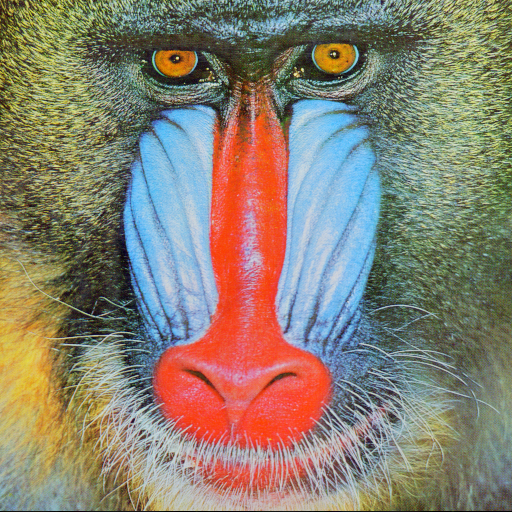
%> input picture Final-DCT/matlab/images/baboon.tiff, 512 x 512 px
$ octave quantization_study.m   (GNU Octave 9; MATLAB toolbox functions it lacks are replaced by stand-ins)
%> lines starting %> are read from the running program, lines starting %| are printed output that depends on the picture
% quantization_study.m - JPEG Q-table / quality factor PSNR study

%% --- Setup ---
img_path = fullfile(fileparts(mfilename('fullpath')), 'images', 'baboon.tiff');
raw = imread(img_path);
%> raw is the input picture: size 512x512x3 uint8; mean R, G, B 137.4, 128.9, 113.1
if size(raw, 3) == 3
    img_gray = double(rgb2gray(raw));
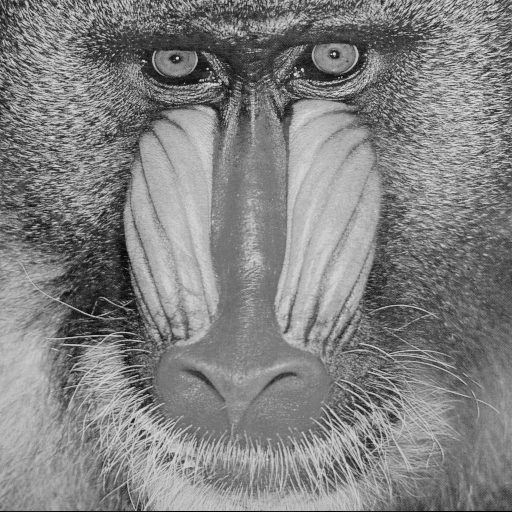
%> img_gray: size 512x512 double; min 0, max 231, mean 129.6
else
    img_gray = double(raw);
end

% Orthonormal DCT-II cosine matrix
N = 8;
C = zeros(N, N);
for k = 0:N-1
    for n = 0:N-1
        if k == 0, alpha = sqrt(1/N); else, alpha = sqrt(2/N); end
        C(k+1, n+1) = alpha * cos(pi*(2*n+1)*k / (2*N));
    end
end

%% --- Task 8: Standard JPEG luminance Q-table + quality-factor scaling ---
Q_base = [
    16  11  10  16  24  40  51  61;
    12  12  14  19  26  58  60  55;
    14  13  16  24  40  57  69  56;
    14  17  22  29  51  87  80  62;
    18  22  37  56  68 109 103  77;
    24  35  55  64  81 104 113  92;
    49  64  78  87 103 121 120 101;
    72  92  95  98 112 100 103  99
];

function Q = qtable(Q_base, qf)
    % JPEG spec quality-factor scaling
    if qf <= 0,   qf = 1;   end
    if qf > 100,  qf = 100; end
    if qf < 50
        scale = 5000 / qf;
    else
        scale = 200 - 2*qf;
    end
    Q = floor((Q_base * scale + 50) / 100);
    Q = max(min(Q, 255), 1);
end

fprintf('Q-table at QF=50 (standard):\n');
disp(qtable(Q_base, 50));

%% --- Task 9: PSNR vs quality factor QF = 10:10:100 ---
[rows, cols] = size(img_gray);
%> rows = 512; cols = 512
qf_values = 10:10:100;
psnr_vals = zeros(size(qf_values));

for qi = 1:length(qf_values)
    qf = qf_values(qi);
    Q  = qtable(Q_base, qf);
    recon = zeros(rows, cols);

    for br = 1:8:rows-7
        for bc = 1:8:cols-7
            blk      = img_gray(br:br+7, bc:bc+7);
            dct_blk  = C * blk * C';
            quant    = round(dct_blk ./ Q);
            dequant  = quant .* Q;
            recon_blk = C' * dequant * C;
            recon(br:br+7, bc:bc+7) = recon_blk;
        end
    end

    recon = max(min(recon, 255), 0);
    mse   = mean((img_gray(:) - recon(:)).^2);
    if mse == 0
        psnr_vals(qi) = Inf;
    else
        psnr_vals(qi) = 10*log10(255^2 / mse);
    end
    fprintf('QF = %3d -> PSNR = %.2f dB\n', qf, psnr_vals(qi));
end
%> this loop made 10 passes
%> mse on passes 1 to 10: 295.5, 193.4, 147.7, 118.8, 97.7, 79.05, 58.22, 35.69, 12.61, 0.0835
%| QF =  10 -> PSNR = 23.42 dB
%| QF =  20 -> PSNR = 25.27 dB
%| QF =  30 -> PSNR = 26.44 dB
%| QF =  40 -> PSNR = 27.38 dB
%| QF =  50 -> PSNR = 28.23 dB
%| QF =  60 -> PSNR = 29.15 dB
%| QF =  70 -> PSNR = 30.48 dB
%| QF =  80 -> PSNR = 32.60 dB
%> (further printed lines are left out)
%> pass 1, `recon = max(min(recon, 255), 0);`:
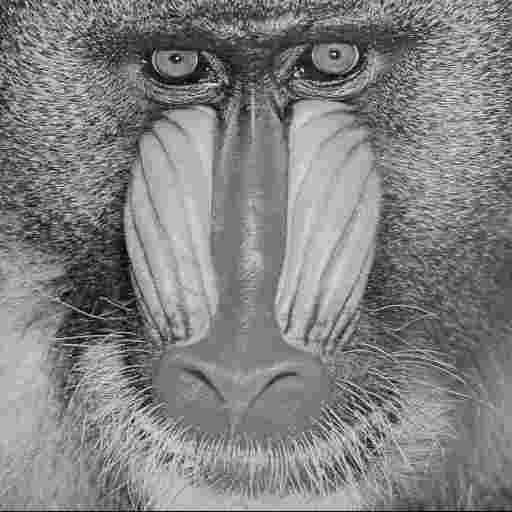
%> recon: size 512x512 double; min 0, max 255, mean 129.6
%> after the loop, psnr_vals = [23.42 25.27 26.44 27.38 28.23 29.15 30.48 32.6 37.12 58.92]

%% --- Task 10: Plot and save psnr_vs_qf.png ---
fig_dir = fullfile(fileparts(mfilename('fullpath')), 'outputs', 'figures');
if ~exist(fig_dir, 'dir'), mkdir(fig_dir); end

fig = figure('Visible', 'off');
plot(qf_values, psnr_vals, 'b-o', 'LineWidth', 1.5, 'MarkerFaceColor', 'b');
xlabel('JPEG Quality Factor');
ylabel('PSNR (dB)');
title('PSNR vs. JPEG Quality Factor (Baboon, 512×512)');
grid on;
yline(30, 'r--', 'PSNR = 30 dB floor', 'LabelHorizontalAlignment', 'left');
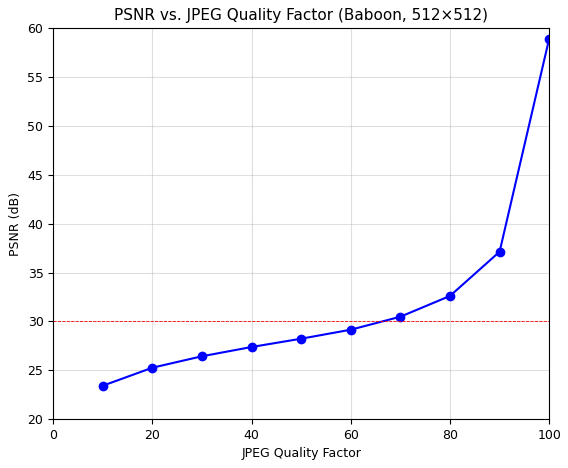
%> figure redrawn from the program's plot data; curve peaks at x = 100, y = 58.92
saveas(fig, fullfile(fig_dir, 'psnr_vs_qf.png'));
close(fig);
fprintf('Saved psnr_vs_qf.png\n');

% Report which QF values meet the 30 dB floor
passing = qf_values(psnr_vals >= 30);
%> passing = [70 80 90 100]
fprintf('QF values meeting PSNR >= 30 dB: %s\n', num2str(passing));
%| QF values meeting PSNR >= 30 dB: 70   80   90  100
